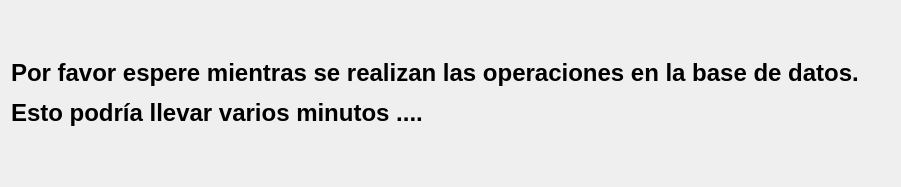
<?xml version="1.0" encoding="UTF-8"?>
<ui version="4.0">
 <class>DiagWaitDBRestore</class>
 <widget class="QDialog" name="DiagWaitDBRestore">
  <property name="geometry">
   <rect>
    <x>0</x>
    <y>0</y>
    <width>901</width>
    <height>187</height>
   </rect>
  </property>
  <property name="windowTitle">
   <string>Expere ...</string>
  </property>
  <layout class="QGridLayout" name="gridLayout">
   <item row="0" column="0">
    <widget class="QLabel" name="label">
     <property name="font">
      <font>
       <pointsize>18</pointsize>
       <weight>75</weight>
       <bold>true</bold>
      </font>
     </property>
     <property name="text">
      <string>&lt;html&gt;&lt;head/&gt;&lt;body&gt;&lt;p&gt;Por favor espere mientras se realizan las operaciones en la base de datos. &lt;/p&gt;&lt;p&gt;Esto podría llevar varios minutos ....&lt;/p&gt;&lt;/body&gt;&lt;/html&gt;</string>
     </property>
    </widget>
   </item>
  </layout>
 </widget>
 <resources/>
 <connections/>
</ui>
